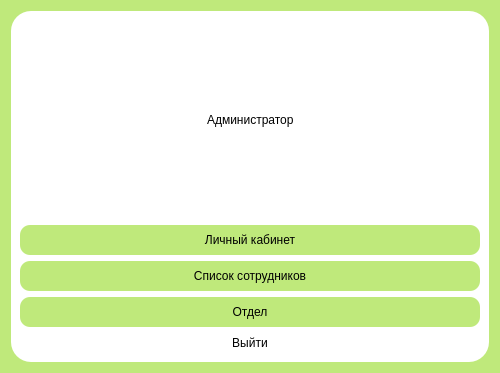
<?xml version="1.0" encoding="UTF-8"?>
<ui version="4.0">
 <class>HomeWindowAdministrator</class>
 <widget class="QWidget" name="HomeWindowAdministrator">
  <property name="geometry">
   <rect>
    <x>0</x>
    <y>0</y>
    <width>500</width>
    <height>373</height>
   </rect>
  </property>
  <property name="minimumSize">
   <size>
    <width>500</width>
    <height>373</height>
   </size>
  </property>
  <property name="maximumSize">
   <size>
    <width>16777215</width>
    <height>16777215</height>
   </size>
  </property>
  <property name="windowTitle">
   <string>Dialog</string>
  </property>
  <property name="styleSheet">
   <string notr="true">background-color: rgb(191, 233, 123);
alternate-background-color: rgb(255, 170, 255);</string>
  </property>
  <layout class="QGridLayout" name="gridLayout">
   <item row="0" column="0">
    <widget class="QWidget" name="widget" native="true">
     <property name="styleSheet">
      <string notr="true">background-color: rgb(255, 255, 255);
border-radius: 20px;</string>
     </property>
     <layout class="QVBoxLayout" name="verticalLayout_4">
      <item>
       <layout class="QHBoxLayout" name="horizontalLayout">
        <item>
         <spacer name="horizontalSpacer">
          <property name="orientation">
           <enum>Qt::Horizontal</enum>
          </property>
          <property name="sizeHint" stdset="0">
           <size>
            <width>40</width>
            <height>20</height>
           </size>
          </property>
         </spacer>
        </item>
        <item>
         <widget class="QLabel" name="label">
          <property name="text">
           <string>Администратор</string>
          </property>
         </widget>
        </item>
        <item>
         <spacer name="horizontalSpacer_2">
          <property name="orientation">
           <enum>Qt::Horizontal</enum>
          </property>
          <property name="sizeHint" stdset="0">
           <size>
            <width>40</width>
            <height>20</height>
           </size>
          </property>
         </spacer>
        </item>
       </layout>
      </item>
      <item>
       <layout class="QVBoxLayout" name="verticalLayout">
        <item>
         <widget class="QPushButton" name="person_account">
          <property name="styleSheet">
           <string notr="true">QPushButton {
color: black;
background-color: rgb(191, 233, 123);
border-radius: 10px;
width: 120px;
height: 30px;
} 
QPushButton:hover{
background-color: rgba(191, 233,140);
}

QPushButton:pressed{
background-color: rgba(191, 233,180);
}</string>
          </property>
          <property name="text">
           <string>Личный кабинет</string>
          </property>
         </widget>
        </item>
        <item>
         <widget class="QPushButton" name="persons_admin">
          <property name="maximumSize">
           <size>
            <width>16777215</width>
            <height>16777215</height>
           </size>
          </property>
          <property name="styleSheet">
           <string notr="true">QPushButton {
color: black;
background-color: rgb(191, 233, 123);
border-radius: 10px;
width: 120px;
height: 30px;
} 
QPushButton:hover{
background-color: rgba(191, 233,140);
}

QPushButton:pressed{
background-color: rgba(191, 233,180);
}</string>
          </property>
          <property name="text">
           <string>Список сотрудников</string>
          </property>
          <property name="autoDefault">
           <bool>false</bool>
          </property>
         </widget>
        </item>
        <item>
         <widget class="QPushButton" name="unit_admin">
          <property name="maximumSize">
           <size>
            <width>16777215</width>
            <height>16777215</height>
           </size>
          </property>
          <property name="styleSheet">
           <string notr="true">QPushButton {
color: black;
background-color: rgb(191, 233, 123);
border-radius: 10px;
width: 120px;
height: 30px;
} 
QPushButton:hover{
background-color: rgba(191, 233,140);
}

QPushButton:pressed{
background-color: rgba(191, 233,180);
}
</string>
          </property>
          <property name="text">
           <string>Отдел</string>
          </property>
          <property name="autoDefault">
           <bool>false</bool>
          </property>
         </widget>
        </item>
       </layout>
      </item>
      <item>
       <layout class="QHBoxLayout" name="horizontalLayout_2">
        <item>
         <spacer name="horizontalSpacer_3">
          <property name="orientation">
           <enum>Qt::Horizontal</enum>
          </property>
          <property name="sizeHint" stdset="0">
           <size>
            <width>40</width>
            <height>20</height>
           </size>
          </property>
         </spacer>
        </item>
        <item>
         <widget class="QPushButton" name="return_ad">
          <property name="styleSheet">
           <string notr="true">QPushButton {
color: black;
background-color: rgb(191, 233, 123);
border-radius: 10px;
width: 120px;
height: 30px;
} 
QPushButton:hover{
background-color: rgba(191, 233,140);
}

QPushButton:pressed{
background-color: rgba(191, 233,180);
}

border-left-color: rgb(255, 0, 0);</string>
          </property>
          <property name="text">
           <string>Выйти</string>
          </property>
         </widget>
        </item>
        <item>
         <spacer name="horizontalSpacer_4">
          <property name="orientation">
           <enum>Qt::Horizontal</enum>
          </property>
          <property name="sizeHint" stdset="0">
           <size>
            <width>40</width>
            <height>20</height>
           </size>
          </property>
         </spacer>
        </item>
       </layout>
      </item>
     </layout>
    </widget>
   </item>
  </layout>
 </widget>
 <resources/>
 <connections/>
</ui>
